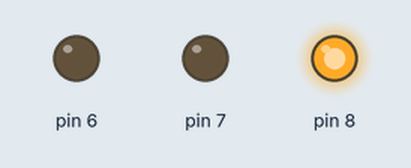
Recording of a sketch running on a simulated Arduino Uno, built with avr-gcc and run on an emulated ATmega328P. On the bench: output pins drawn as LEDs (lit = HIGH).

Above: at 0.5 s.
At 2.5 s:
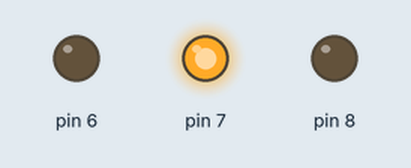
At 4.5 s:
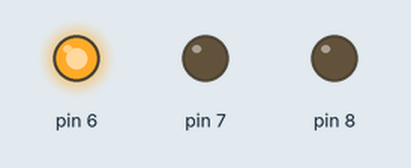
At 9.5 s:
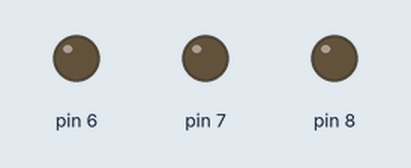
Timing chart, 0 to 10.4 s (numbered marks = the images above):
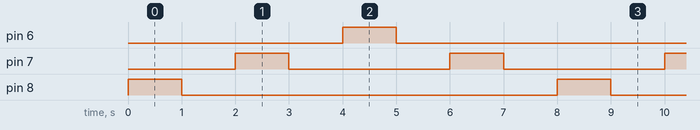

The sketch:

TrafficLight.ino
```cpp
void setup() {
  // put your setup code here, to run once:
  pinMode(8, OUTPUT);
  pinMode(7, OUTPUT);
  pinMode(6, OUTPUT);
}

void loop() {
  // put your main code here, to run repeatedly:
  digitalWrite(8, HIGH);
  delay(1000);
  digitalWrite(8, LOW);
  delay(1000);

  digitalWrite(7, HIGH);
  delay(1000);
  digitalWrite(7, LOW);
  delay(1000);

  digitalWrite(6, HIGH);
  delay(1000);
  digitalWrite(6, LOW);
  delay(1000);

  digitalWrite(7, HIGH);
  delay(1000);
  digitalWrite(7, LOW);
  delay(1000);

}
```

Measured:
- by itself, pin 6, pin 8: alternates HIGH for 1.0 s and LOW for 7.0 s
- by itself, pin 7: alternates HIGH for 1.0 s and LOW for 3.0 s
- by itself, everything shown: repeats every 8.0 s, in 8 steps
